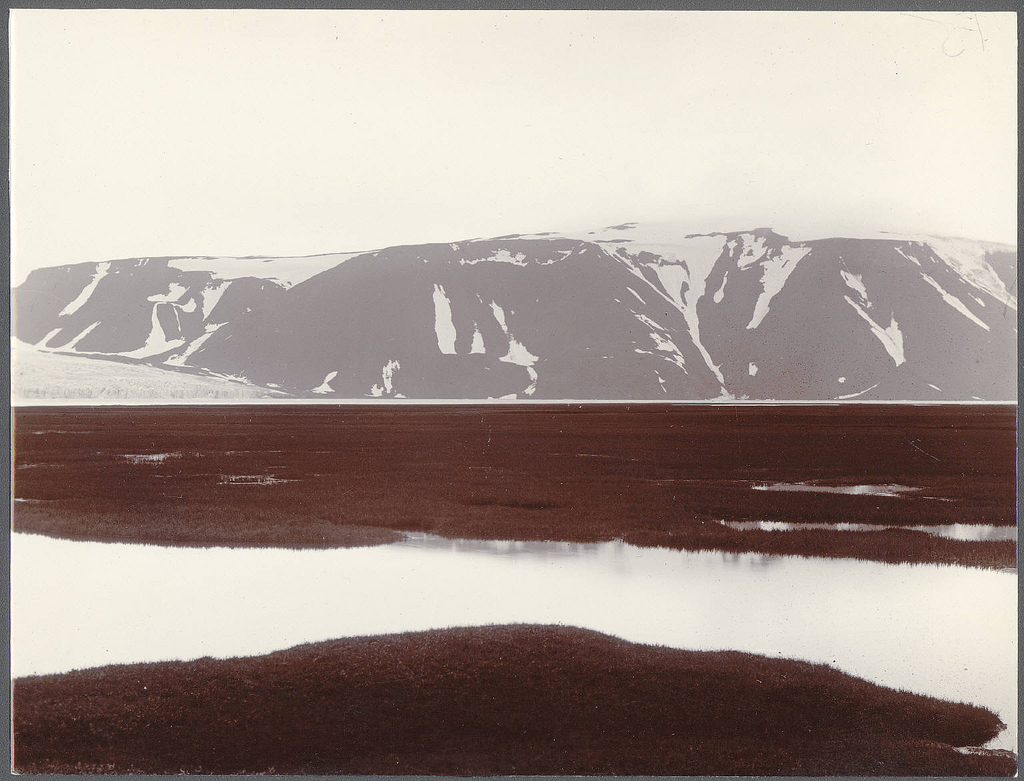
#> input picture media/images/dummy/mountains.jpg, 1024 x 781 px
$ python utils.py ../../../../media/images/dummy/mountains.jpg   (Python 2 division)   (older library calls are emulated)
#> lines starting #> are read from the running program, lines starting #| are printed output that depends on the picture
from PIL import Image
from base64 import b64encode
from cStringIO import StringIO

def read_image(data):
    """Gets a PIL.Image object from either byte data or a file-like object
    Arguments:

    data -- a byte string or file-like object.
    """
    if not hasattr(data,'read'):
        data = StringIO(data)
    return Image.open(data)

def get_thumbnail(img,size=None,max_dimension=64):
    """
    Gets a thumbnail copy of the supplied image.
    Arguments:

    img -- a PIL.Image object

    Keyword Arguments:

    size -- an (x,y) tuple indicating the width and the height
    max_dimension -- the size of the longest dimension
    in the resized image (preserves original aspect ratio).

    If `size` is specified it will override `max_dimension`.
    """
    cp = img.copy()
    if size is None:
        size = (max_dimension,max_dimension)
        #x,y = img.size
        #scale_factor = float( max(x,y) ) / float(max_dimension)
        #size = ( int(float(x)/scale_factor), int(float(y)/scale_factor) )
    cp.thumbnail(size,Image.ANTIALIAS) # best quality
    return cp

def get_data_url(img,format="image/png"):
    """
    Gets the data: URI for the supplied image.

    Arguments:

    img -- a PIL.Image object

    Keyword Arguments:

    format -- the MIME type of the output format; this is only
    required if the supplied image does not have its format set; PNG will
    be assumed otherwise
    @see PIL.Image.format
    """
    if img.format is not None:
        fmt_value = img.format
        format = "image/" + img.format.lower()
    else:
        fmt_value = "PNG"
    output = StringIO()
    img.save(output,fmt_value)
    rv = "data:%s;base64,%s" % (format, b64encode(output.getvalue()))
    output.close()
    return rv

if __name__ == '__main__':
    import sys
    for fn in sys.argv[1:]:
        img = Image.open(fn)
#> img is the input picture: PIL image 1024x781 RGB; mean R, G, B 166.6, 153.9, 147.1
        thumb = get_thumbnail(img,(32,32))
#> in get_thumbnail, `cp.thumbnail(size,Image.ANTIALIAS)`:
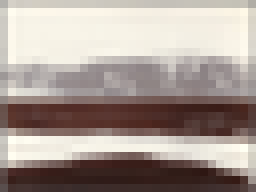
#> cp: PIL image 32x24 RGB (shown 8 times larger); mean R, G, B 167.1, 154.3, 147.4
        print get_data_url(thumb)
#> (printed output is left out)
